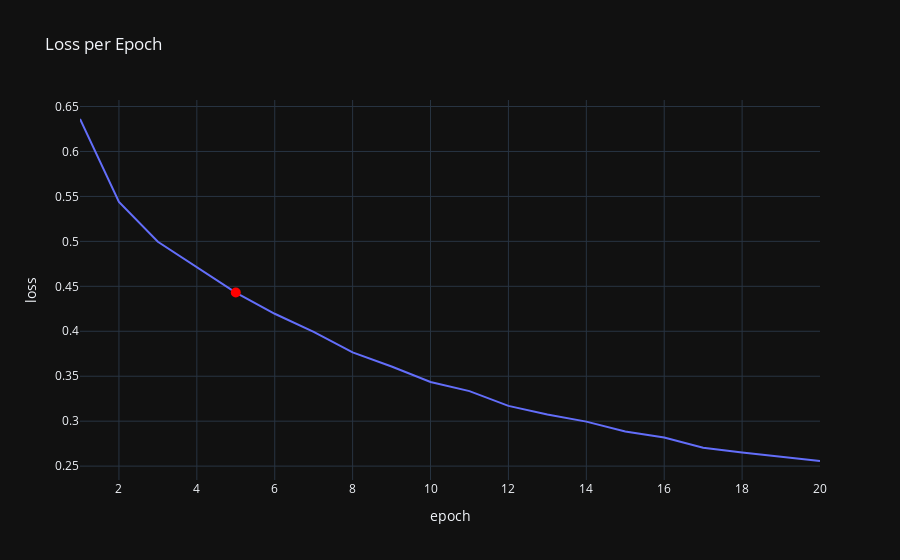
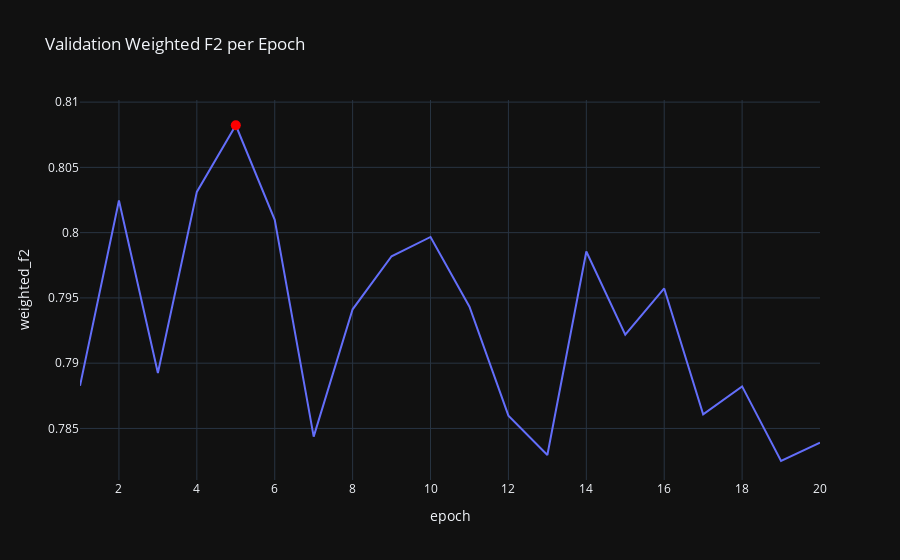
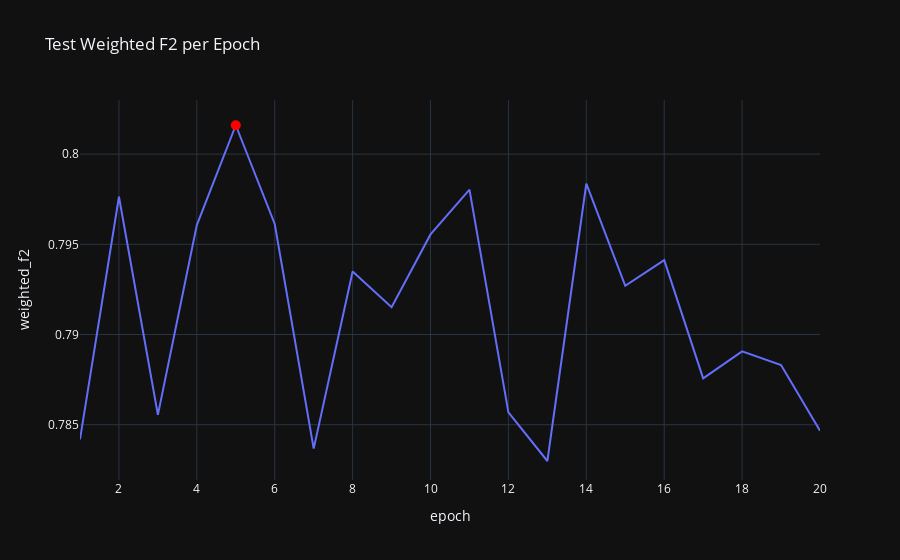

The cell these charts' notebook holds for them, in order:
### Code cell
# Plot Loss and Target Metric per Epoch, highlighting the peak
fig_a = px.line(result_df, x='epoch', y='loss', title='Loss per Epoch', template='plotly_dark')
fig_a.add_scatter(x=[best_epoch+1], y=[loss_history[best_epoch]], mode='markers', showlegend=False, marker={'color': 'red', 'size': 10}, name='Best Model')
fig_a.update_layout()
fig_a.show()

fig_b = px.line(result_df, x='epoch', y='weighted_f2', title='Validation Weighted F2 per Epoch', template='plotly_dark')
fig_b.add_scatter(x=[best_epoch+1], y=[metric_history[best_epoch]['weighted_f2']], mode='markers', showlegend=False, marker={'color': 'red', 'size': 10}, name='Best Model')
fig_b.update_layout()
fig_b.show()

fig_c = px.line(test_result_df, x='epoch', y='weighted_f2', title='Test Weighted F2 per Epoch', template='plotly_dark')
fig_c.add_scatter(x=[best_epoch+1], y=[test_metric_history[best_epoch]['weighted_f2']], mode='markers', showlegend=False, marker={'color': 'red', 'size': 10}, name='Best Model')
fig_c.update_layout()
fig_c.show()

### Figure 1 — Plotly figure (JSON) as saved in the notebook; plotly's stock layout.template omitted (floating-point values rounded to 4 significant figures)
{"data": [{"hovertemplate": "epoch=%{x}<br>loss=%{y}<extra></extra>", "legendgroup": "", "line": {"color": "#636efa", "dash": "solid"}, "marker": {"symbol": "circle"}, "mode": "lines", "name": "", "orientation": "v", "showlegend": false, "type": "scatter", "x": [1, 2, 3, 4, 5, 6, 7, 8, 9, 10, 11, 12, 13, 14, 15, 16, 17, 18, 19, 20], "xaxis": "x", "y": [0.6361, 0.5438, 0.4995, 0.4715, 0.4431, 0.4195, 0.3994, 0.3765, 0.3608, 0.3436, 0.3334, 0.317, 0.3075, 0.2995, 0.2885, 0.2818, 0.2704, 0.2652, 0.2608, 0.2557], "yaxis": "y"}, {"marker": {"color": "red", "size": 10}, "mode": "markers", "name": "Best Model", "showlegend": false, "type": "scatter", "x": [5], "y": [0.4431]}], "layout": {"legend": {"tracegroupgap": 0}, "title": {"text": "Loss per Epoch"}, "xaxis": {"anchor": "y", "domain": [0, 1], "title": {"text": "epoch"}}, "yaxis": {"anchor": "x", "domain": [0, 1], "title": {"text": "loss"}}}}

### Figure 2 — Plotly figure (JSON) as saved in the notebook; plotly's stock layout.template omitted (floating-point values rounded to 4 significant figures)
{"data": [{"hovertemplate": "epoch=%{x}<br>weighted_f2=%{y}<extra></extra>", "legendgroup": "", "line": {"color": "#636efa", "dash": "solid"}, "marker": {"symbol": "circle"}, "mode": "lines", "name": "", "orientation": "v", "showlegend": false, "type": "scatter", "x": [1, 2, 3, 4, 5, 6, 7, 8, 9, 10, 11, 12, 13, 14, 15, 16, 17, 18, 19, 20], "xaxis": "x", "y": [0.7883, 0.8025, 0.7892, 0.8031, 0.8082, 0.801, 0.7844, 0.7941, 0.7982, 0.7997, 0.7943, 0.786, 0.783, 0.7986, 0.7922, 0.7957, 0.7861, 0.7882, 0.7825, 0.7839], "yaxis": "y"}, {"marker": {"color": "red", "size": 10}, "mode": "markers", "name": "Best Model", "showlegend": false, "type": "scatter", "x": [5], "y": [0.8082]}], "layout": {"legend": {"tracegroupgap": 0}, "title": {"text": "Validation Weighted F2 per Epoch"}, "xaxis": {"anchor": "y", "domain": [0, 1], "title": {"text": "epoch"}}, "yaxis": {"anchor": "x", "domain": [0, 1], "title": {"text": "weighted_f2"}}}}

### Figure 3 — Plotly figure (JSON) as saved in the notebook; plotly's stock layout.template omitted (floating-point values rounded to 4 significant figures)
{"data": [{"hovertemplate": "epoch=%{x}<br>weighted_f2=%{y}<extra></extra>", "legendgroup": "", "line": {"color": "#636efa", "dash": "solid"}, "marker": {"symbol": "circle"}, "mode": "lines", "name": "", "orientation": "v", "showlegend": false, "type": "scatter", "x": [1, 2, 3, 4, 5, 6, 7, 8, 9, 10, 11, 12, 13, 14, 15, 16, 17, 18, 19, 20], "xaxis": "x", "y": [0.7842, 0.7976, 0.7855, 0.7961, 0.8016, 0.7961, 0.7837, 0.7935, 0.7915, 0.7955, 0.798, 0.7857, 0.783, 0.7984, 0.7927, 0.7941, 0.7876, 0.7891, 0.7883, 0.7847], "yaxis": "y"}, {"marker": {"color": "red", "size": 10}, "mode": "markers", "name": "Best Model", "showlegend": false, "type": "scatter", "x": [5], "y": [0.8016]}], "layout": {"legend": {"tracegroupgap": 0}, "title": {"text": "Test Weighted F2 per Epoch"}, "xaxis": {"anchor": "y", "domain": [0, 1], "title": {"text": "epoch"}}, "yaxis": {"anchor": "x", "domain": [0, 1], "title": {"text": "weighted_f2"}}}}
